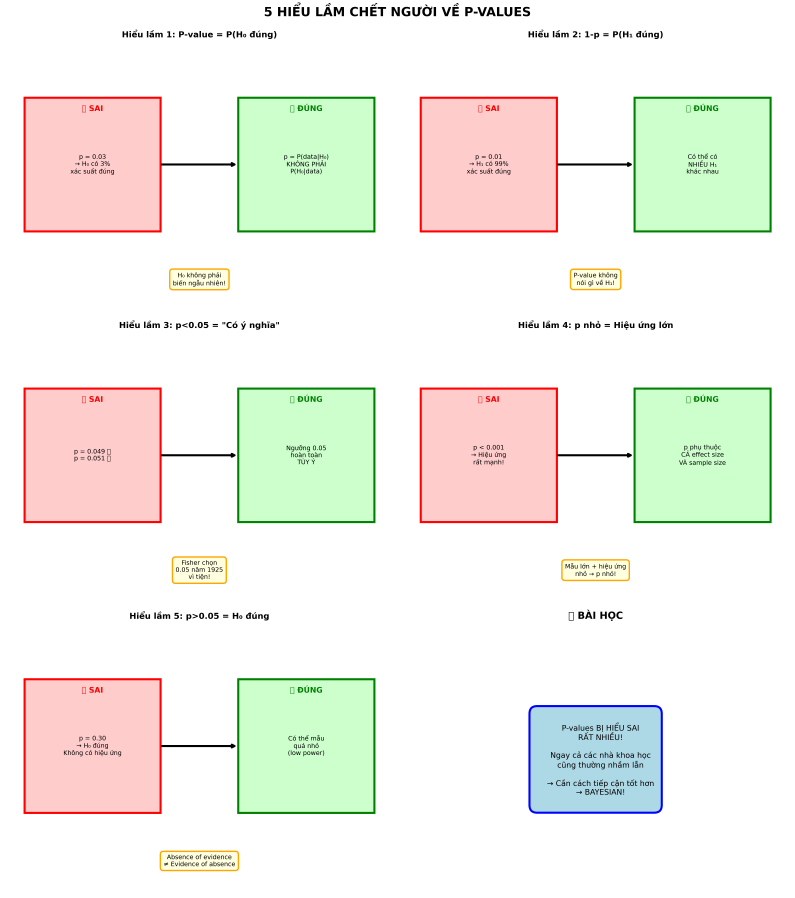
#> input picture img/chapter_img/chapter01/pvalue_misconceptions.png, 4770 x 5388 px (shown at 1/6 size)
$ python split_chapter01_combined_figures.py
#> lines starting #> are read from the running program, lines starting #| are printed output that depends on the picture; after the words box and inside, x2 and y2 are one past the last pixel; in counts of white or black regions, pixels touching at a corner belong together
#!/usr/bin/env python3
"""Split combined lesson figures in chapter01 into standalone panel images."""

from pathlib import Path

import numpy as np
from PIL import Image


BASE_DIR = Path(__file__).resolve().parent


def trim_whitespace(image, padding=20, threshold=245):
    """Trim outer whitespace while keeping a small visual margin."""
    rgba = np.asarray(image.convert("RGBA"))
    visible_pixels = np.any(rgba[:, :, :3] < threshold, axis=2) | (rgba[:, :, 3] < 250)
    coordinates = np.argwhere(visible_pixels)

    if coordinates.size == 0:
        return image

    y0, x0 = coordinates.min(axis=0)
    y1, x1 = coordinates.max(axis=0) + 1

    x0 = max(0, x0 - padding)
    y0 = max(0, y0 - padding)
    x1 = min(image.width, x1 + padding)
    y1 = min(image.height, y1 + padding)

    return image.crop((x0, y0, x1, y1))


# [54 lines left out: functions detect_shared_header_height, split_grid, not called in this run]


def split_rows(filename, outputs, trim_shared_header=True, padding=20):
    """Split a figure into evenly sized horizontal bands."""
    split_grid(filename, len(outputs), 1, outputs, trim_shared_header=trim_shared_header, padding=padding)


def split_cols(filename, outputs, trim_shared_header=True, padding=20):
    """Split a figure into evenly sized vertical bands."""
    split_grid(filename, 1, len(outputs), outputs, trim_shared_header=trim_shared_header, padding=padding)


def split_custom_boxes(filename, boxes, padding=20):
    """Split a figure using normalized crop boxes."""
#> called with filename = 'pvalue_misconceptions.png', padding = 20
    image = Image.open(BASE_DIR / filename).convert("RGBA")
#> image is the input picture: PIL image 4770x5388 RGBA; mean R, G, B, A 242.5, 242.1, 234.9, 255

    for output_name, (x0, y0, x1, y1) in boxes.items():
        crop = image.crop(
            (
                round(x0 * image.width),
                round(y0 * image.height),
                round(x1 * image.width),
                round(y1 * image.height),
            )
        )
        panel = trim_whitespace(crop, padding=padding).convert("RGB")
        panel.save(BASE_DIR / output_name)
        print(f"  -> {output_name}")
#> this loop made 6 passes
#> pass 1, in split_custom_boxes, `crop = image.crop( ( round(x0 * image.width), round(y0 * image.height)..`:
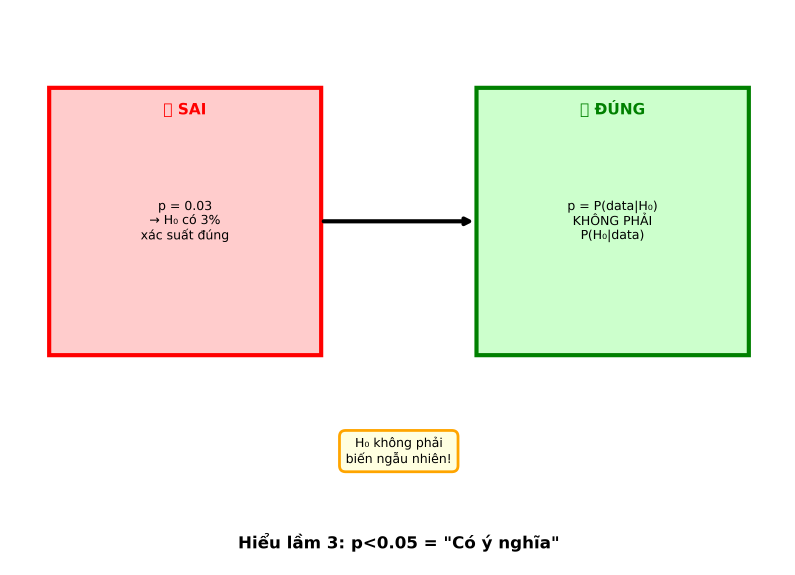
#> crop: PIL image 2385x1724 RGBA (shown at 1/3 size); mean R, G, B, A 242.5, 241, 231.3, 255
#> pass 1, in trim_whitespace, `visible_pixels = np.any(rgba[:, :, :3] < threshold, axis=2) | (rgba[:,..`:
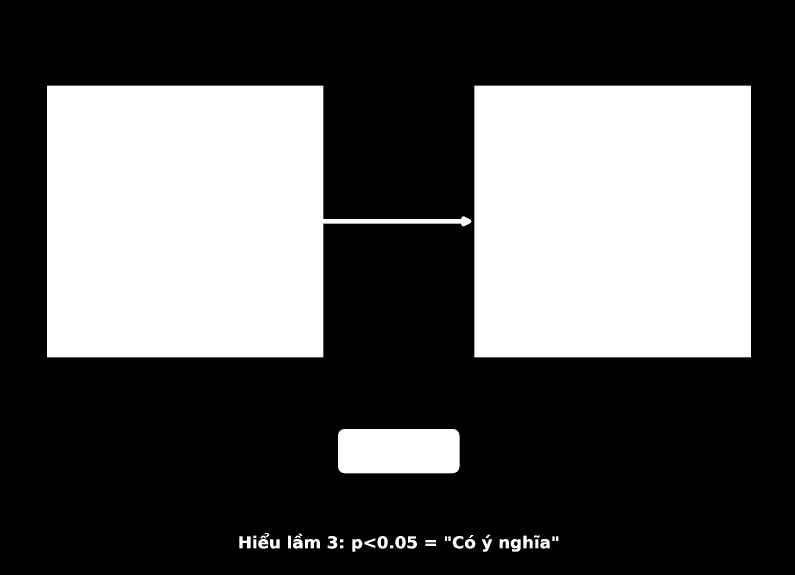
#> visible_pixels: shape (1724, 2385) bool (shown at 1/3 size); 34.6% white; 41 white regions, largest, box (x1, y1, x2, y2) and area: (141, 257, 1414, 1072) 682066, (1423, 257, 2253, 1072) 676450, (1014, 1287, 1379, 1420) 48159
#> pass 1, in split_custom_boxes, `panel = trim_whitespace(crop, padding=padding).convert("RGB")`:
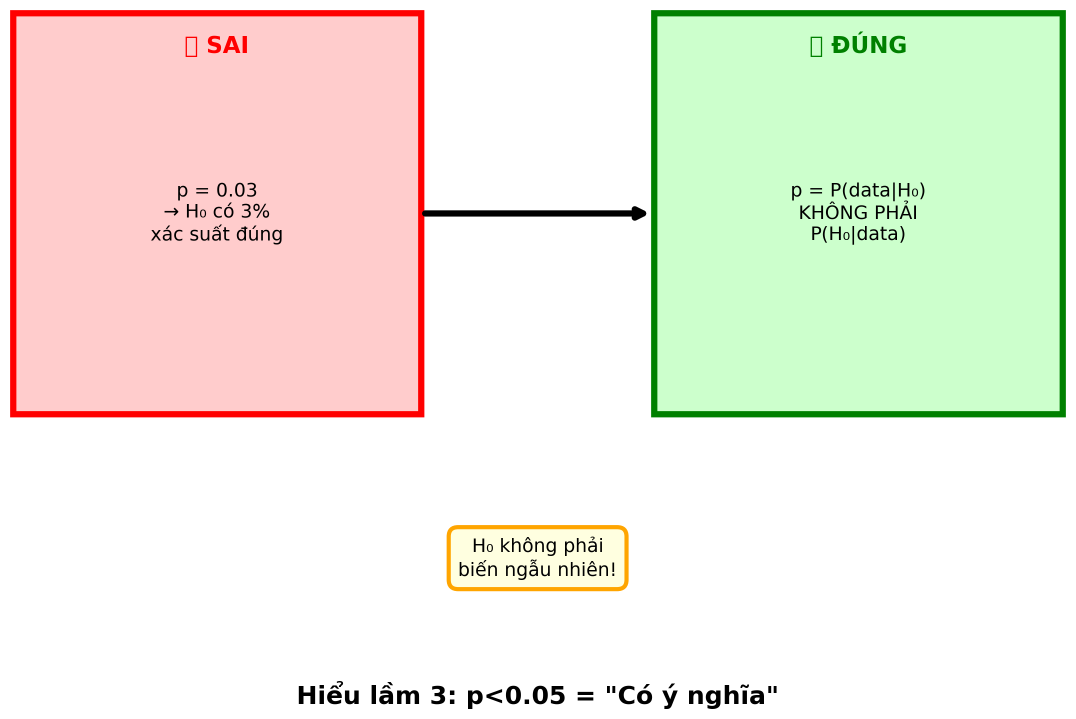
#> panel: PIL image 2152x1438 RGB (shown at 1/2 size); mean R, G, B 238.3, 236.4, 223.5
#> pass 2, in split_custom_boxes, `crop = image.crop( ( round(x0 * image.width), round(y0 * image.height)..`:
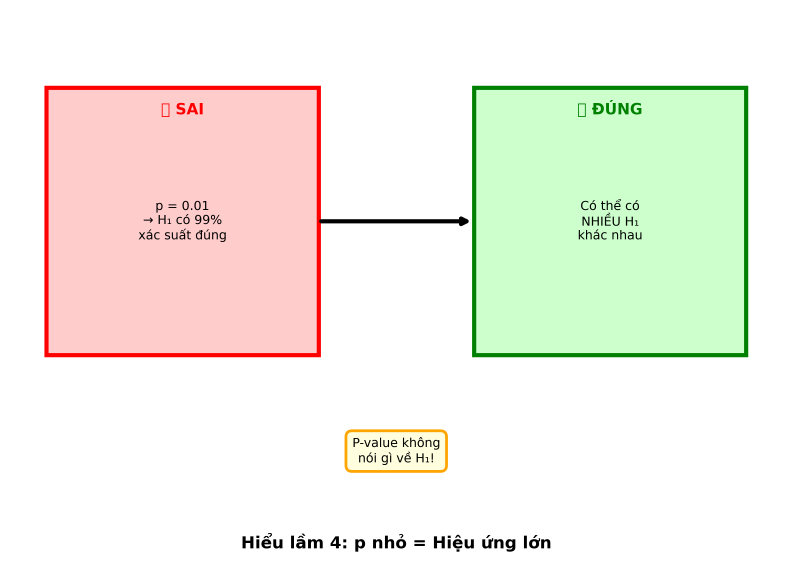
#> crop: PIL image 2385x1724 RGBA (shown at 1/3 size); mean R, G, B, A 242.6, 241.1, 231.5, 255
#> after the loop:
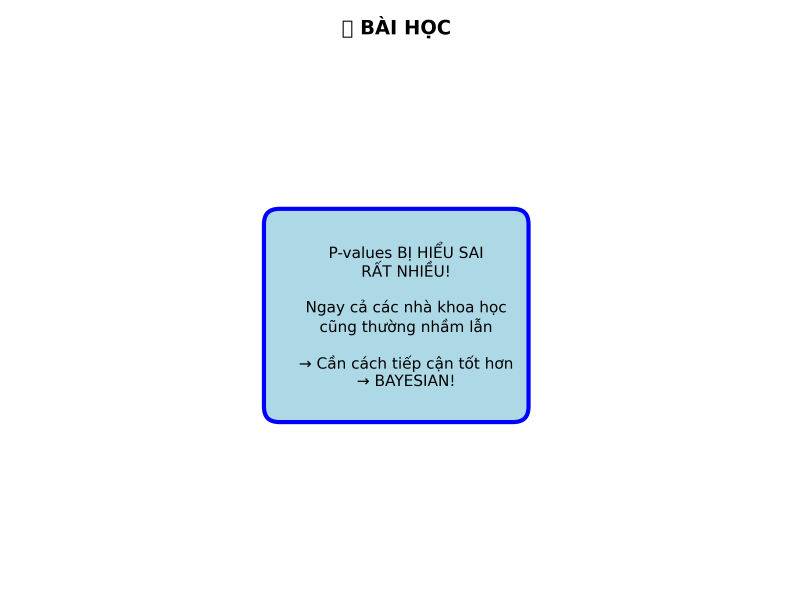
#> crop: PIL image 2385x1778 RGBA (shown at 1/3 size); mean R, G, B, A 242, 246.7, 250.3, 255
#> after the loop:
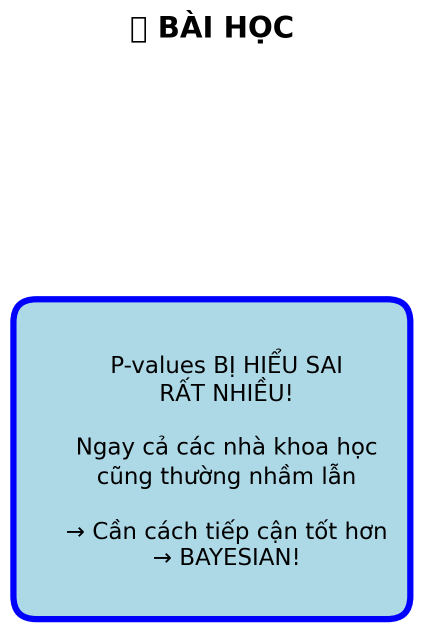
#> panel: PIL image 847x1265 RGB (shown at 1/2 size); mean R, G, B 203.6, 222.2, 236.6


def main():
    custom_jobs = {
        "pvalue_misconceptions.png": {
            "chapter01_pvalue_misconception_h0_probability.png": (0.00, 0.06, 0.50, 0.38),
            "chapter01_pvalue_misconception_one_minus_p.png": (0.50, 0.06, 1.00, 0.38),
            "chapter01_pvalue_misconception_alpha_threshold.png": (0.00, 0.36, 0.50, 0.69),
            "chapter01_pvalue_misconception_effect_size.png": (0.50, 0.36, 1.00, 0.69),
            "chapter01_pvalue_misconception_large_p_no_effect.png": (0.00, 0.67, 0.50, 1.00),
            "chapter01_pvalue_misconception_summary.png": (0.50, 0.67, 1.00, 1.00),
        },
        "bayesian_daily_life.png": {
            "chapter01_bayesian_daily_life_night_noise.png": (0.00, 0.06, 0.50, 0.50),
            "chapter01_bayesian_daily_life_restaurant.png": (0.50, 0.06, 1.00, 0.50),
            "chapter01_bayesian_daily_life_weather.png": (0.00, 0.50, 0.50, 1.00),
            "chapter01_bayesian_daily_life_medical.png": (0.50, 0.50, 1.00, 1.00),
        },
        "bayes_theorem_visualization.png": {
            "chapter01_bayes_theorem_prior.png": (0.00, 0.05, 0.50, 0.49),
            "chapter01_bayes_theorem_likelihood.png": (0.50, 0.05, 1.00, 0.49),
            "chapter01_bayes_theorem_posterior.png": (0.00, 0.51, 0.50, 1.00),
            "chapter01_bayes_theorem_prior_vs_posterior.png": (0.50, 0.51, 1.00, 1.00),
        },
        "sequential_updating.png": {
            "chapter01_sequential_updating_prior.png": (0.00, 0.02, 0.50, 0.50),
            "chapter01_sequential_updating_step1.png": (0.50, 0.02, 1.00, 0.50),
            "chapter01_sequential_updating_step2.png": (0.00, 0.50, 0.50, 1.00),
            "chapter01_sequential_updating_batch_comparison.png": (0.50, 0.50, 1.00, 1.00),
        },
        "prior_strength_comparison.png": {
            "chapter01_prior_strength_weak_prior.png": (0.00, 0.00, 0.50, 0.50),
            "chapter01_prior_strength_strong_prior.png": (0.50, 0.00, 1.00, 0.50),
            "chapter01_prior_strength_weak_posterior.png": (0.00, 0.50, 0.50, 1.00),
            "chapter01_prior_strength_strong_posterior.png": (0.50, 0.50, 1.00, 1.00),
        },
        "doctor_diagnosis_bayes.png": {
            "chapter01_doctor_diagnosis_symptoms.png": (0.00, 0.06, 0.50, 0.50),
            "chapter01_doctor_diagnosis_prior.png": (0.50, 0.06, 1.00, 0.50),
            "chapter01_doctor_diagnosis_new_data.png": (0.00, 0.50, 0.50, 1.00),
            "chapter01_doctor_diagnosis_posterior.png": (0.50, 0.50, 1.00, 1.00),
        },
        "pvalue_vs_posterior_probability.png": {
            "chapter01_pvalue_vs_posterior_frequentist.png": (0.00, 0.00, 1.00, 0.50),
            "chapter01_pvalue_vs_posterior_bayesian.png": (0.00, 0.50, 1.00, 1.00),
        },
        "clinical_trial_comparison.png": {
            "chapter01_clinical_trial_frequentist.png": (0.00, 0.06, 1.00, 0.51),
            "chapter01_clinical_trial_bayesian.png": (0.00, 0.49, 1.00, 1.00),
        },
        "frequentist_vs_bayesian_comparison.png": {
            "chapter01_frequentist_vs_bayesian_frequentist.png": (0.00, 0.05, 0.50, 1.00),
            "chapter01_frequentist_vs_bayesian_bayesian.png": (0.50, 0.05, 1.00, 1.00),
        },
        "frequentist_vs_bayesian_philosophy.png": {
            "chapter01_philosophy_frequentist.png": (0.00, 0.04, 0.50, 1.00),
            "chapter01_philosophy_bayesian.png": (0.50, 0.04, 1.00, 1.00),
        },
        "coin_flip_comparison.png": {
            "chapter01_coin_flip_frequentist.png": (0.00, 0.05, 0.50, 1.00),
            "chapter01_coin_flip_bayesian.png": (0.50, 0.05, 1.00, 1.00),
        },
    }

    for filename, boxes in custom_jobs.items():
        print(f"Splitting custom: {filename}")
        split_custom_boxes(filename, boxes)


if __name__ == "__main__":
#> (the run stopped early here; a loop or call above may not have finished)
